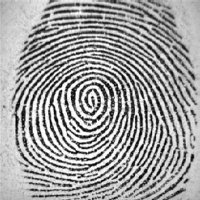
%> input picture ori_1.jpg, 200 x 200 px
$ octave IMGthinning.m   (GNU Octave 9; MATLAB toolbox functions it lacks are replaced by stand-ins)
%> lines starting %> are read from the running program, lines starting %| are printed output that depends on the picture
clear, clc
close all

threshold = 160;
img = imread('ori_1.jpg');
%> img is the input picture: size 200x200 uint8; min 0, max 255, mean 157.2
img = 1 - (img>threshold);
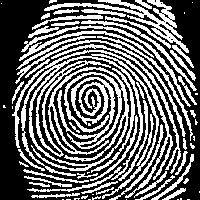
%> img: size 200x200 double; values 0 (black) and 1 (white), 41.3% white in thin lines or dots

figure,
subplot(1,2,1), imshow(img), title('original image')

%%
close all
img = rand(200, 300) > 0.3;

figure,
subplot(1,2,1), imshow(img), title('ori')

se1 = true(1,2);
se2 = true(1,3);
se3 = true(1,4);
se4 = true(1,5);
se5 = [0 0 0; 1 1 0; 1 1 0];
se6 = [1 1 1; 1 1 1; 1 1 1];
img_thin = imthin(img, se1, se2, se3, se4, se5, se6);
subplot(1,2,2), imshow(img_thin), title('thin image')
%> after `title('thin image')`:
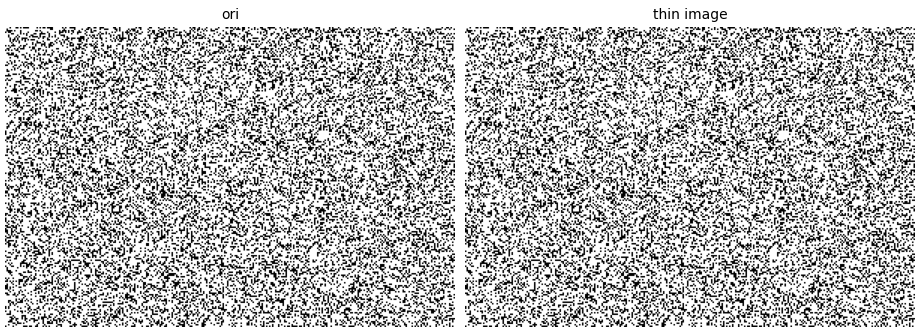
%> figure redrawn from the program's plot data, 2 panels

%%
a = hit_or_miss(img,se6);
imagesc(a)
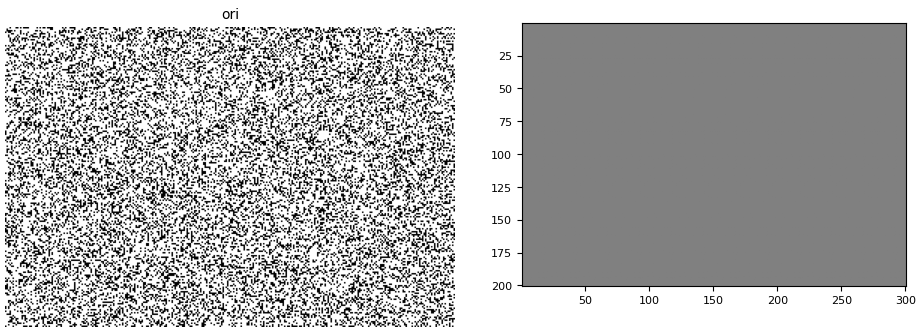
%> figure redrawn from the program's plot data, 2 panels


%% helper functions

function SEout = padc_se(SEin)
% get padded complementary se
% SEin = X, SEout = W-X, and size(SEout) = size(SEin)+2
% pad two rows and two columns at first and last position
SEout = true(size(SEin)+2);
SEout(2:end-1, 2:end-1) = ~SEin;
end

function Bout = hit_or_miss(Bin, se)
% hit-or-miss processing for binary image Bin
% only the pixels that exactly matched the se preserved
Bin = logical(Bin);
se = logical(se);
A1 = imerode(Bin, se);
A2 = imerode(~Bin, padc_se(se));
Bout = A1 & A2;
end

function B = imthin(varargin)
B = logical(varargin{1});
ses = varargin(2:end);

for iter = 1: 10
    Bin_count = sum(sum(B));
    disp(num2str(Bin_count));
    for i = 1: length(ses)
        se = logical(ses{i});
        for j = 1:4
%             disp(num2str(sum(sum(B))));
            B_hm = hit_or_miss(B, se);
            B = logical(B - B_hm);
            se = rot90(se);
        end
        Bout_count = sum(sum(B));
    end
    disp(num2str(Bout_count));
    if Bin_count == Bout_count, break, end
end

end
